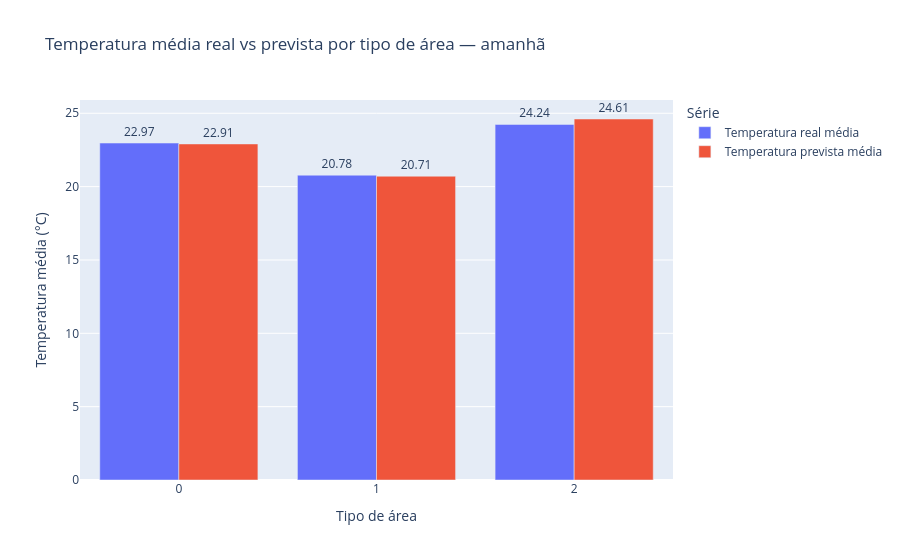

The notebook cell this image was saved under:
### Code cell
media_tipo_area_long = spark.sql("""
    SELECT
        tipo_area_idx,
        'Temperatura real média' AS tipo,
        temperatura_real_media AS temperatura_media
    FROM media_tipo_area_amanha

    UNION ALL

    SELECT
        tipo_area_idx,
        'Temperatura prevista média' AS tipo,
        temperatura_prevista_media AS temperatura_media
    FROM media_tipo_area_amanha
""")

media_tipo_area_long_plot = spark_df_para_dicts(media_tipo_area_long)

fig = px.bar(
    media_tipo_area_long_plot,
    x="tipo_area_idx",
    y="temperatura_media",
    color="tipo",
    barmode="group",
    text="temperatura_media",
    title="Temperatura média real vs prevista por tipo de área — amanhã",
    labels={
        "tipo_area_idx": "Tipo de área",
        "temperatura_media": "Temperatura média (°C)",
        "tipo": "Série"
    }
)

fig.update_traces(texttemplate="%{text:.2f}", textposition="outside")
fig.show()

### Figure 1 — Plotly figure (JSON) as saved in the notebook; plotly's stock layout.template omitted (floating-point values rounded to 4 significant figures)
{"data": [{"alignmentgroup": "True", "hovertemplate": "Série=Temperatura real média<br>Tipo de área=%{x}<br>Temperatura média (°C)=%{text}<extra></extra>", "legendgroup": "Temperatura real média", "marker": {"color": "#636efa", "pattern": {"shape": ""}}, "name": "Temperatura real média", "offsetgroup": "Temperatura real média", "orientation": "v", "showlegend": true, "text": [22.97, 20.78, 24.24], "textposition": "outside", "texttemplate": "%{text:.2f}", "type": "bar", "x": [0.0, 1.0, 2.0], "xaxis": "x", "y": [22.97, 20.78, 24.24], "yaxis": "y"}, {"alignmentgroup": "True", "hovertemplate": "Série=Temperatura prevista média<br>Tipo de área=%{x}<br>Temperatura média (°C)=%{text}<extra></extra>", "legendgroup": "Temperatura prevista média", "marker": {"color": "#EF553B", "pattern": {"shape": ""}}, "name": "Temperatura prevista média", "offsetgroup": "Temperatura prevista média", "orientation": "v", "showlegend": true, "text": [22.91, 20.71, 24.61], "textposition": "outside", "texttemplate": "%{text:.2f}", "type": "bar", "x": [0.0, 1.0, 2.0], "xaxis": "x", "y": [22.91, 20.71, 24.61], "yaxis": "y"}], "layout": {"barmode": "group", "legend": {"title": {"text": "Série"}, "tracegroupgap": 0}, "title": {"text": "Temperatura média real vs prevista por tipo de área — amanhã"}, "xaxis": {"anchor": "y", "domain": [0, 1], "title": {"text": "Tipo de área"}}, "yaxis": {"anchor": "x", "domain": [0, 1], "title": {"text": "Temperatura média (°C)"}}}}
